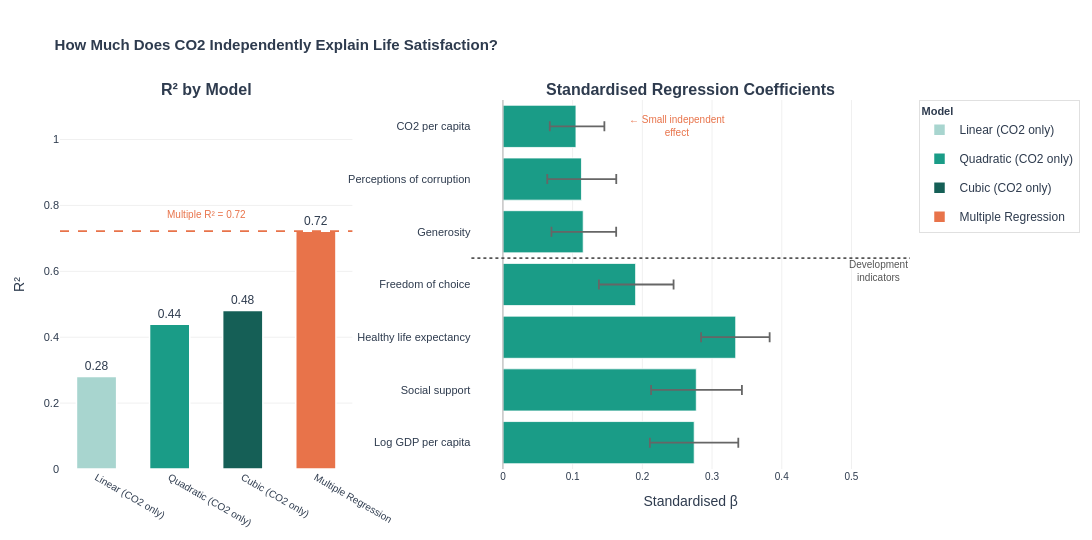

Notebook cell for this chart:
### Code cell
import copy
import plotly.graph_objects as go
from plotly.subplots import make_subplots

# colors
TEAL_GRAD = ['#A8D5CF', '#1A9C87', '#155F56']
CORAL = '#E8734A'
TEAL_POS = '#1A9C87'
SLATE = '#2E3B4E'
INACTIVE_COLOR = '#CCCCCC'

r2_vals = [r2_lin, r2_quad, r2_cub, r2_multi]
bar_colors_left = TEAL_GRAD + [CORAL]
bar_labels_left = ['Linear (CO2 only)', 'Quadratic (CO2 only)',
                    'Cubic (CO2 only)', 'Multiple Regression']
bar_colors_right = [TEAL_POS if abs(c) > 0.05 else CORAL for c in coefs]

# figure
fig3 = make_subplots(
    rows=1, cols=2,
    subplot_titles=[
        '<b>R² by Model</b>',
        '<b>Standardised Regression Coefficients</b><br>'
        '<span style="font-size:11px">'
    ],
    column_widths=[0.40, 0.60],
    horizontal_spacing=0.14,
)

# Left panel: one trace per bar
for label, val, color in zip(bar_labels_left, r2_vals, bar_colors_left):
    fig3.add_trace(
        go.Bar(
            name=label,
            x=[label],
            y=[val],
            marker_color=color,
            marker_line=dict(color='white', width=1.5),
            text=[f'{val:.2f}'],
            textposition='outside',
            textfont=dict(size=12, color=SLATE),
            width=0.55,
            legendgroup=label,
            hovertemplate=f'<b>{label}</b><br>R² = {val:.3f}<extra></extra>',
        ),
        row=1, col=1,
    )

fig3.add_hline(
    y=r2_multi, line_dash='dash', line_color=CORAL, line_width=1.8,
    row=1, col=1,
)
fig3.add_annotation(
    xref='x', yref='y',
    x=1.5, y=r2_multi + 0.05,
    text=f'Multiple R² = {r2_multi:.2f}',
    showarrow=False,
    font=dict(size=10, color=CORAL, family='Arial'),
    row=1, col=1,
)

# Right panel: one trace per feature
for i, (label, c, lo, hi, color) in enumerate(
        zip(FEATURE_LABELS, coefs, ci_lo, ci_hi, bar_colors_right)):
    fig3.add_trace(
        go.Bar(
            name=f'feat_{i}',
            x=[c],
            y=[label],
            orientation='h',
            marker_color=color,
            marker_line=dict(color='white', width=0.8),
            error_x=dict(
                type='data', symmetric=False,
                array=[hi - c],
                arrayminus=[c - lo],
                color='#666', thickness=1.8, width=5,
            ),
            showlegend=False,
        ),
        row=1, col=2,
    )

fig3.add_vline(x=0,   line_color='#BBBBBB', line_width=1.2, row=1, col=2)
fig3.add_hline(y=3.5, line_dash='dot', line_color='#555', line_width=1.8, row=1, col=2)
fig3.add_annotation(
    xref='x2', yref='y2',
    x=0.25, y='CO2 per capita',
    text='← Small independent<br>effect',
    showarrow=False,
    font=dict(size=10, color=CORAL, family='Arial'),
)
fig3.add_annotation(
    xref='paper', yref='y2',
    x=1.0, y=3.25,
    text='Development<br>indicators',
    showarrow=False,
    font=dict(size=10, color='#555', family='Arial'),
)

fig3.update_xaxes(showgrid=False, zeroline=False,
                  tickfont=dict(size=10), row=1, col=1)
fig3.update_yaxes(showgrid=True, gridcolor='#F0F0F0',
                  range=[0, 1.12], tickfont=dict(size=11),
                  title='R²', row=1, col=1)
fig3.update_xaxes(showgrid=True, gridcolor='#F0F0F0',
                  zeroline=False, tickfont=dict(size=10),
                  title='Standardised β', row=1, col=2,
                  range=[min(coefs) - 0.15, max(coefs) + 0.25])
fig3.update_yaxes(showgrid=False, tickfont=dict(size=11), row=1, col=2,
                  range=[-0.5, len(FEATURE_LABELS) - 0.5])

fig3.update_layout(
    title=dict(
        text='<b>How Much Does CO2 Independently Explain Life Satisfaction?</b>',
        font=dict(size=15, family='Arial', color=SLATE),
    ),
    plot_bgcolor='white',
    paper_bgcolor='white',
    font=dict(family='Arial', size=12, color=SLATE),
    height=540, width=1120,
    margin=dict(l=60, r=80, t=100, b=60),
    barmode='overlay',
    legend=dict(
        title=dict(text='<b>Model</b>', font=dict(size=11)),
        x=1.01, y=1,
        bgcolor='rgba(255,255,255,0.9)',
        bordercolor='#E0E0E0', borderwidth=1,
    ),
)

### Figure 1 — Plotly figure (JSON) as saved in the notebook; plotly's stock layout.template omitted (floating-point values rounded to 4 significant figures)
{"data": [{"hovertemplate": "<b>Linear (CO2 only)</b><br>R² = 0.281<extra></extra>", "legendgroup": "Linear (CO2 only)", "marker": {"color": "#A8D5CF", "line": {"color": "white", "width": 1.5}}, "name": "Linear (CO2 only)", "text": ["0.28"], "textfont": {"color": "#2E3B4E", "size": 12}, "textposition": "outside", "type": "bar", "width": 0.55, "x": ["Linear (CO2 only)"], "xaxis": "x", "y": [0.2808], "yaxis": "y"}, {"hovertemplate": "<b>Quadratic (CO2 only)</b><br>R² = 0.439<extra></extra>", "legendgroup": "Quadratic (CO2 only)", "marker": {"color": "#1A9C87", "line": {"color": "white", "width": 1.5}}, "name": "Quadratic (CO2 only)", "text": ["0.44"], "textfont": {"color": "#2E3B4E", "size": 12}, "textposition": "outside", "type": "bar", "width": 0.55, "x": ["Quadratic (CO2 only)"], "xaxis": "x", "y": [0.4394], "yaxis": "y"}, {"hovertemplate": "<b>Cubic (CO2 only)</b><br>R² = 0.481<extra></extra>", "legendgroup": "Cubic (CO2 only)", "marker": {"color": "#155F56", "line": {"color": "white", "width": 1.5}}, "name": "Cubic (CO2 only)", "text": ["0.48"], "textfont": {"color": "#2E3B4E", "size": 12}, "textposition": "outside", "type": "bar", "width": 0.55, "x": ["Cubic (CO2 only)"], "xaxis": "x", "y": [0.4812], "yaxis": "y"}, {"hovertemplate": "<b>Multiple Regression</b><br>R² = 0.722<extra></extra>", "legendgroup": "Multiple Regression", "marker": {"color": "#E8734A", "line": {"color": "white", "width": 1.5}}, "name": "Multiple Regression", "text": ["0.72"], "textfont": {"color": "#2E3B4E", "size": 12}, "textposition": "outside", "type": "bar", "width": 0.55, "x": ["Multiple Regression"], "xaxis": "x", "y": [0.7217], "yaxis": "y"}, {"error_x": {"array": [0.06326], "arrayminus": [0.06363], "color": "#666", "symmetric": false, "thickness": 1.8, "type": "data", "width": 5}, "marker": {"color": "#1A9C87", "line": {"color": "white", "width": 0.8}}, "name": "feat_0", "orientation": "h", "showlegend": false, "type": "bar", "x": [0.2744], "xaxis": "x2", "y": ["Log GDP per capita"], "yaxis": "y2"}, {"error_x": {"array": [0.06545], "arrayminus": [0.06482], "color": "#666", "symmetric": false, "thickness": 1.8, "type": "data", "width": 5}, "marker": {"color": "#1A9C87", "line": {"color": "white", "width": 0.8}}, "name": "feat_1", "orientation": "h", "showlegend": false, "type": "bar", "x": [0.2774], "xaxis": "x2", "y": ["Social support"], "yaxis": "y2"}, {"error_x": {"array": [0.04866], "arrayminus": [0.04962], "color": "#666", "symmetric": false, "thickness": 1.8, "type": "data", "width": 5}, "marker": {"color": "#1A9C87", "line": {"color": "white", "width": 0.8}}, "name": "feat_2", "orientation": "h", "showlegend": false, "type": "bar", "x": [0.334], "xaxis": "x2", "y": ["Healthy life expectancy"], "yaxis": "y2"}, {"error_x": {"array": [0.05441], "arrayminus": [0.0527], "color": "#666", "symmetric": false, "thickness": 1.8, "type": "data", "width": 5}, "marker": {"color": "#1A9C87", "line": {"color": "white", "width": 0.8}}, "name": "feat_3", "orientation": "h", "showlegend": false, "type": "bar", "x": [0.1904], "xaxis": "x2", "y": ["Freedom of choice"], "yaxis": "y2"}, {"error_x": {"array": [0.04731], "arrayminus": [0.04552], "color": "#666", "symmetric": false, "thickness": 1.8, "type": "data", "width": 5}, "marker": {"color": "#1A9C87", "line": {"color": "white", "width": 0.8}}, "name": "feat_4", "orientation": "h", "showlegend": false, "type": "bar", "x": [0.1152], "xaxis": "x2", "y": ["Generosity"], "yaxis": "y2"}, {"error_x": {"array": [0.04992], "arrayminus": [0.04906], "color": "#666", "symmetric": false, "thickness": 1.8, "type": "data", "width": 5}, "marker": {"color": "#1A9C87", "line": {"color": "white", "width": 0.8}}, "name": "feat_5", "orientation": "h", "showlegend": false, "type": "bar", "x": [0.1127], "xaxis": "x2", "y": ["Perceptions of corruption"], "yaxis": "y2"}, {"error_x": {"array": [0.04076], "arrayminus": [0.03757], "color": "#666", "symmetric": false, "thickness": 1.8, "type": "data", "width": 5}, "marker": {"color": "#1A9C87", "line": {"color": "white", "width": 0.8}}, "name": "feat_6", "orientation": "h", "showlegend": false, "type": "bar", "x": [0.1048], "xaxis": "x2", "y": ["CO2 per capita"], "yaxis": "y2"}], "layout": {"annotations": [{"font": {"size": 16}, "showarrow": false, "text": "<b>R² by Model</b>", "x": 0.172, "xanchor": "center", "xref": "paper", "y": 1, "yanchor": "bottom", "yref": "paper"}, {"font": {"size": 16}, "showarrow": false, "text": "<b>Standardised Regression Coefficients</b><br><span style=\"font-size:11px\">", "x": 0.742, "xanchor": "center", "xref": "paper", "y": 1, "yanchor": "bottom", "yref": "paper"}, {"font": {"color": "#E8734A", "family": "Arial", "size": 10}, "showarrow": false, "text": "Multiple R² = 0.72", "x": 1.5, "xref": "x", "y": 0.7717, "yref": "y"}, {"font": {"color": "#E8734A", "family": "Arial", "size": 10}, "showarrow": false, "text": "← Small independent<br>effect", "x": 0.25, "xref": "x2", "y": "CO2 per capita", "yref": "y2"}, {"font": {"color": "#555", "family": "Arial", "size": 10}, "showarrow": false, "text": "Development<br>indicators", "x": 1, "xref": "paper", "y": 3.25, "yref": "y2"}], "barmode": "overlay", "font": {"color": "#2E3B4E", "family": "Arial", "size": 12}, "height": 540, "legend": {"bgcolor": "rgba(255,255,255,0.9)", "bordercolor": "#E0E0E0", "borderwidth": 1, "title": {"font": {"size": 11}, "text": "<b>Model</b>"}, "x": 1.01, "y": 1}, "margin": {"b": 60, "l": 60, "r": 80, "t": 100}, "paper_bgcolor": "white", "plot_bgcolor": "white", "shapes": [{"line": {"color": "#E8734A", "dash": "dash", "width": 1.8}, "type": "line", "x0": 0, "x1": 1, "xref": "x domain", "y0": 0.7217, "y1": 0.7217, "yref": "y"}, {"line": {"color": "#BBBBBB", "width": 1.2}, "type": "line", "x0": 0, "x1": 0, "xref": "x2", "y0": 0, "y1": 1, "yref": "y2 domain"}, {"line": {"color": "#555", "dash": "dot", "width": 1.8}, "type": "line", "x0": 0, "x1": 1, "xref": "x2 domain", "y0": 3.5, "y1": 3.5, "yref": "y2"}], "title": {"font": {"color": "#2E3B4E", "family": "Arial", "size": 15}, "text": "<b>How Much Does CO2 Independently Explain Life Satisfaction?</b>"}, "width": 1120, "xaxis": {"anchor": "y", "domain": [0, 0.344], "showgrid": false, "tickfont": {"size": 10}, "zeroline": false}, "xaxis2": {"anchor": "y2", "domain": [0.484, 1], "gridcolor": "#F0F0F0", "range": [-0.04519, 0.584], "showgrid": true, "tickfont": {"size": 10}, "title": {"text": "Standardised β"}, "zeroline": false}, "yaxis": {"anchor": "x", "domain": [0, 1], "gridcolor": "#F0F0F0", "range": [0, 1.12], "showgrid": true, "tickfont": {"size": 11}, "title": {"text": "R²"}}, "yaxis2": {"anchor": "x2", "domain": [0, 1], "range": [-0.5, 6.5], "showgrid": false, "tickfont": {"size": 11}}}}
